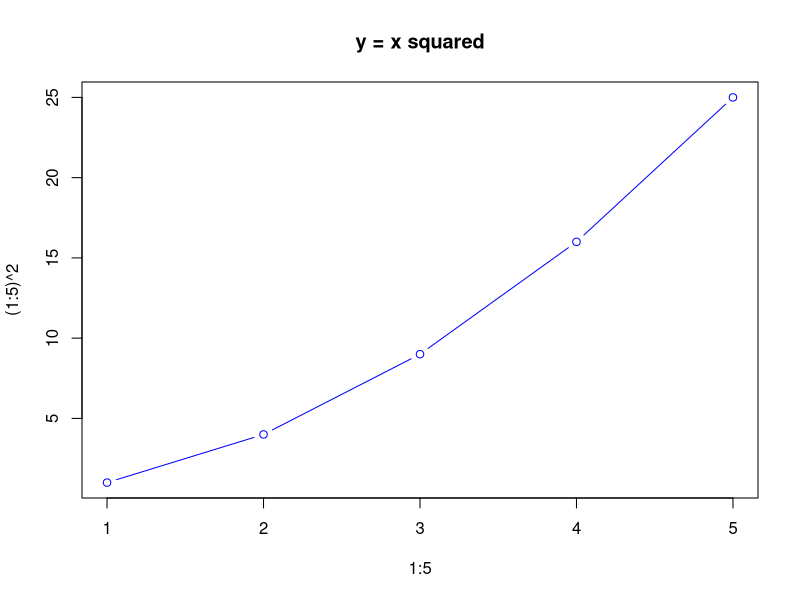

Reproduce this figure in R.
## ---- chunk 1
plot(1:5, (1:5)^2, type = "b", col = "blue", main = "y = x squared")
